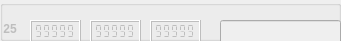
             <widget class="QGroupBox" name="markerBox_25">
              <property name="enabled">
               <bool>false</bool>
              </property>
              <property name="geometry">
               <rect>
                <x>0</x>
                <y>100</y>
                <width>341</width>
                <height>41</height>
               </rect>
              </property>
              <property name="title">
               <string notr="true"/>
              </property>
              <property name="flat">
               <bool>false</bool>
              </property>
              <widget class="QLCDNumber" name="X_25">
               <property name="geometry">
                <rect>
                 <x>30</x>
                 <y>20</y>
                 <width>51</width>
                 <height>23</height>
                </rect>
               </property>
               <property name="smallDecimalPoint">
                <bool>true</bool>
               </property>
               <property name="segmentStyle">
                <enum>QLCDNumber::Flat</enum>
               </property>
               <property name="value" stdset="0">
                <double>99999.000000000000000</double>
               </property>
              </widget>
              <widget class="QLCDNumber" name="Y_25">
               <property name="geometry">
                <rect>
                 <x>90</x>
                 <y>20</y>
                 <width>51</width>
                 <height>23</height>
                </rect>
               </property>
               <property name="smallDecimalPoint">
                <bool>true</bool>
               </property>
               <property name="segmentStyle">
                <enum>QLCDNumber::Flat</enum>
               </property>
               <property name="value" stdset="0">
                <double>99999.000000000000000</double>
               </property>
              </widget>
              <widget class="QLCDNumber" name="Z_25">
               <property name="geometry">
                <rect>
                 <x>150</x>
                 <y>20</y>
                 <width>51</width>
                 <height>23</height>
                </rect>
               </property>
               <property name="smallDecimalPoint">
                <bool>true</bool>
               </property>
               <property name="segmentStyle">
                <enum>QLCDNumber::Flat</enum>
               </property>
               <property name="value" stdset="0">
                <double>99999.000000000000000</double>
               </property>
              </widget>
              <widget class="QLineEdit" name="name_25">
               <property name="geometry">
                <rect>
                 <x>220</x>
                 <y>20</y>
                 <width>121</width>
                 <height>25</height>
                </rect>
               </property>
               <property name="sizePolicy">
                <sizepolicy hsizetype="Expanding" vsizetype="Fixed">
                 <horstretch>0</horstretch>
                 <verstretch>0</verstretch>
                </sizepolicy>
               </property>
              </widget>
              <widget class="QLabel" name="srn_25">
               <property name="enabled">
                <bool>false</bool>
               </property>
               <property name="geometry">
                <rect>
                 <x>0</x>
                 <y>20</y>
                 <width>21</width>
                 <height>17</height>
                </rect>
               </property>
               <property name="font">
                <font>
                 <weight>75</weight>
                 <bold>true</bold>
                </font>
               </property>
               <property name="text">
                <string> 25</string>
               </property>
              </widget>
             </widget>
